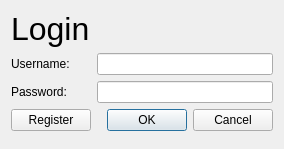
<?xml version="1.0" encoding="UTF-8"?>
<ui version="4.0">
 <class>LoginDialog</class>
 <widget class="QDialog" name="LoginDialog">
  <property name="geometry">
   <rect>
    <x>0</x>
    <y>0</y>
    <width>284</width>
    <height>149</height>
   </rect>
  </property>
  <property name="windowTitle">
   <string>Login</string>
  </property>
  <layout class="QFormLayout" name="formLayout">
   <item row="0" column="0">
    <widget class="QLabel" name="label_3">
     <property name="font">
      <font>
       <pointsize>24</pointsize>
      </font>
     </property>
     <property name="text">
      <string>Login</string>
     </property>
    </widget>
   </item>
   <item row="1" column="0">
    <widget class="QLabel" name="label">
     <property name="text">
      <string>Username:</string>
     </property>
    </widget>
   </item>
   <item row="1" column="1">
    <widget class="QLineEdit" name="usernameTextbox"/>
   </item>
   <item row="2" column="0">
    <widget class="QLabel" name="label_2">
     <property name="text">
      <string>Password:</string>
     </property>
    </widget>
   </item>
   <item row="2" column="1">
    <widget class="QLineEdit" name="passwordTextbox">
     <property name="echoMode">
      <enum>QLineEdit::Password</enum>
     </property>
    </widget>
   </item>
   <item row="3" column="1">
    <widget class="QDialogButtonBox" name="buttonBox">
     <property name="orientation">
      <enum>Qt::Horizontal</enum>
     </property>
     <property name="standardButtons">
      <set>QDialogButtonBox::Cancel|QDialogButtonBox::Ok</set>
     </property>
    </widget>
   </item>
   <item row="3" column="0">
    <widget class="QPushButton" name="registerButton">
     <property name="text">
      <string>Register</string>
     </property>
    </widget>
   </item>
  </layout>
 </widget>
 <resources/>
 <connections>
  <connection>
   <sender>buttonBox</sender>
   <signal>accepted()</signal>
   <receiver>LoginDialog</receiver>
   <slot>accept()</slot>
   <hints>
    <hint type="sourcelabel">
     <x>248</x>
     <y>254</y>
    </hint>
    <hint type="destinationlabel">
     <x>157</x>
     <y>274</y>
    </hint>
   </hints>
  </connection>
  <connection>
   <sender>buttonBox</sender>
   <signal>rejected()</signal>
   <receiver>LoginDialog</receiver>
   <slot>reject()</slot>
   <hints>
    <hint type="sourcelabel">
     <x>316</x>
     <y>260</y>
    </hint>
    <hint type="destinationlabel">
     <x>286</x>
     <y>274</y>
    </hint>
   </hints>
  </connection>
 </connections>
</ui>
